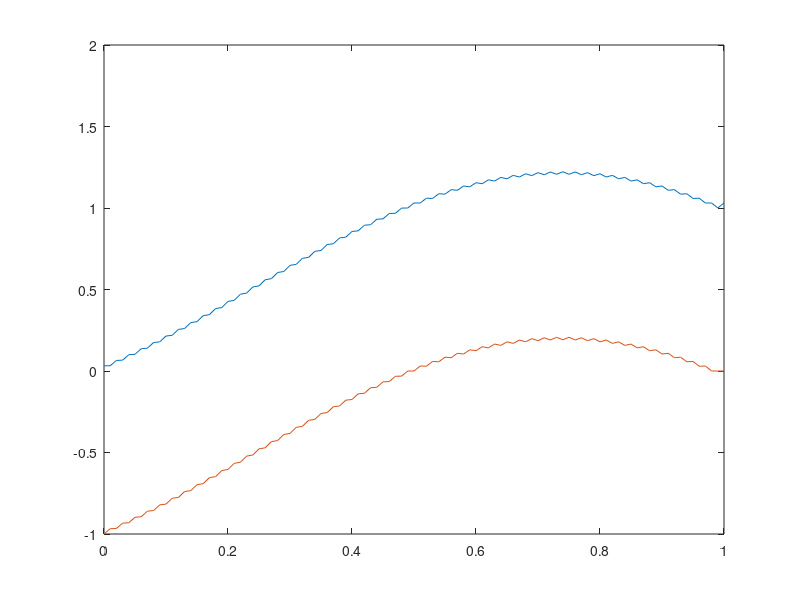

Reproduce this figure in MATLAB.
%%%%%%%%%%%%%%%%%%%%%%%%%%%%%%%%%%%%%%%%%%%%%%%%%%%%%%%%%%%%%%%%%%%%%%%%%%
% Description: This script implements the Lax Friedrich method to 
% numerically solve the scalar advection equation u_t + au_x = 0. 
% It stores all the parameters that define the desired 
% method.  Stable provided mu=abs(ak/h)<=1 
% Lax Friedrichs scheme
% u_new(j) = (u_old(j-1)+u_old(j+1))/2 - (mu/2)*(u_old(j+1)-u_old(j-1))

% parameters:
%   t0:intitial time
%   tf:final time
%   L:number of spatial grid points 
%   N: number of time grid points
%   f: function that gives inital data
%%%%%%%%%%%%%%%%%%%%%%%%%%%%%%%%%%%%%%%%%%%%%%%%%%%%%%%%%%%%%%%%%%%%%%%%%

%initialize parameters
t0=0;
tf=1;
L=100;
N=100;


%define space mesh
dx = 1/L;
x = 0:dx:1;
x = x';

%set inital funcitons  
InitialPressure = sin(pi * x)';
InitialVelocity = cos(pi * x)';

% define time mesh
dt = (tf-t0)/N;
t = t0:dt:tf;

%wave speed
A=[0 1; 1 0];

%CFL number
mu = A*dt/dx;

%preallocate u, set initial u value to f
U =struct('pressure', zeros(N+1,L+1), 'velocity',zeros(N+1,L+1));
U(:).pressure(1,:)=InitialPressure;
U(:).velocity(1,:)=InitialVelocity;


%loop through time
for n=1:N
    %loop through space
    for j=2:L
%u(n + 1,j)= (u(n,j - 1) + u(n,j + 1))/2 -(mu/2)*(u(n,j + 1) - u(n,j - 1))
      
      prev=(cell2mat({U.pressure(n,j-1),U.velocity(n,j-1)}))';
      %disp(first)  
      next=(cell2mat({U.pressure(n,j+1),U.velocity(n,j+1)}))';
      %disp(second)
      term1=(prev+next)/2;
      term2=-(mu/2)*(next-prev);
      new=term1+term2;

      U.pressure(n + 1 , j)=new(1);
      U.velocity(n+1,j)=new(2);
    end
    
    %Set values at boundaries using periodic BC's
    j=1; 
    
    % u(0) == u(N)
    prev=cell2mat({U.pressure(n,j+1),U.velocity(n,j+1)})';
    next=cell2mat({U.pressure(n,L),U.velocity(n,L)})';
    new= (prev + next)/ 2 - (mu/ 2) * (next - prev);
    U.pressure(n + 1 , j)=new(1);
    U.velocity(n+1,j) = new(2); 
       
    j = L+1;
    
    % u(N+2) == u(2)
    prev=cell2mat({U.pressure(n,2),U.velocity(n,2)})';
    next=cell2mat({U.pressure(n,j-1),U.velocity(n,j-1)})';
    new= (prev + next)./ 2 - (mu/ 2) * (next - prev);
    U.pressure(n + 1 , j)=new(1);
    U.velocity(n+1,j) = new(2); 
 
    
end

clf
%figure(glf)
% hold on
for i=1:L
   
    plot(x,U.pressure(:,i),x,U.velocity(:,i))
	axis([0 1 -1 2])
    pause(.05)
    drawnow
end
hold off

